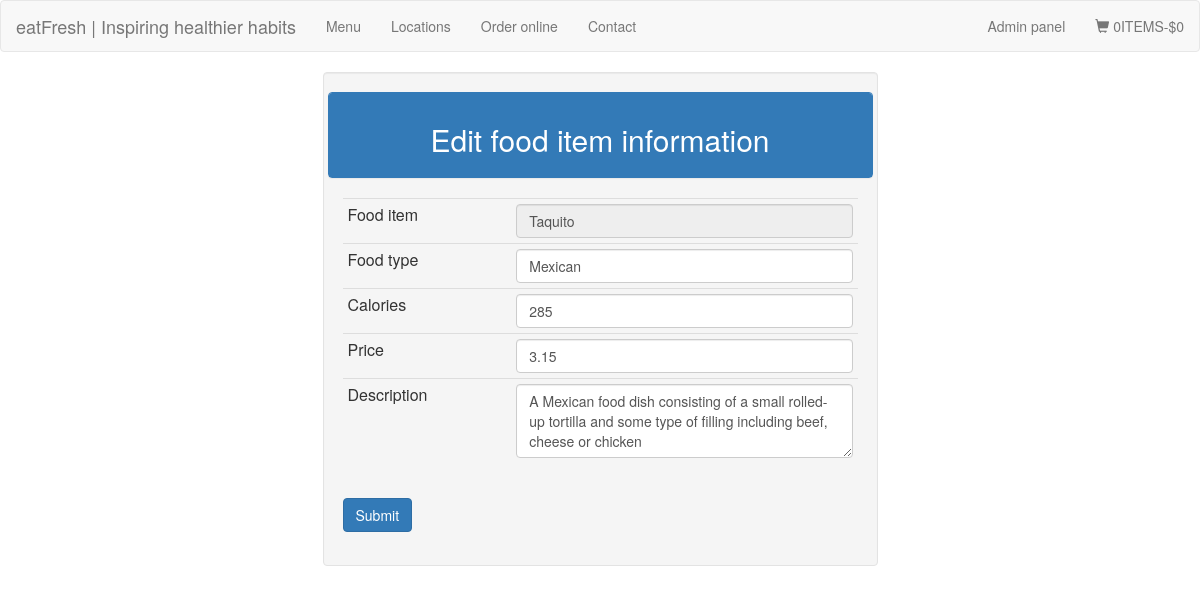
The page /admin_edit_menu.php?food_item=Taquito on the database its author committed.
### tables this page shows
CREATE TABLE `menu` (
  `id` int(100) NOT NULL,
  `food_item` varchar(200) NOT NULL,
  `food_type` varchar(200) NOT NULL,
  `calories` varchar(200) NOT NULL,
  `description` varchar(300) NOT NULL,
  `price` varchar(200) NOT NULL
);

### admin_edit_menu.php (the view, shortened to what this page needs)
<!doctype>
<html>
<head>
</head>
<body>
<?php
include "header.php";
include "connection.php";
$food_item=$_REQUEST['food_item'];
$query="select * from menu where food_item='$food_item'";
$result=mysqli_query($conn,$query);
$row=mysqli_fetch_array($result);
?>
    <div class="container">
        <div class="row">
            <div class="col-md-3">
            </div>
            <div class="col-md-6">
                <div class="well">
                    <div class="row">
                        <div class="form-group">
                            <div class="panel panel-primary">
                                <div class="panel-heading"><h2><center>Edit food item information</center></h2></div>
                            </div>
                        </div>
                    </div>
                    <form action="admin_edit_menu_action.php" method="get">
                        <div class="row">
                            <div class="form-group col-md-12">
                                <table class="table table-condensed">
                                    <tbody>
                                    <tr>
                                        <td>Food item</td>
                                        <td></td>
                                        <td><input type="text"class="form-control"name="food_item" value="<?php echo $food_item ?>" readonly></td>
                                    </tr>
                                    <tr>
                                        <td>Food type</td>
                                        <td></td>
                                        <td><input type="text"class="form-control"name="food_type" value="<?php echo $row[2] ?>"></td>
                                    </tr>
                                    <tr>
                                        <td>Calories</td>
                                        <td></td>
                                        <td><input type="text"class="form-control"name="calories" value="<?php echo $row[3] ?>">
                                        </td>
                                    </tr>
                                    <tr>
                                        <td>Price</td>
                                        <td></td>
                                        <td><input type="text"class="form-control"name="price" value="<?php echo $row[5] ?>"></td>
                                    </tr>
                                    <tr>
                                        <td>Description</td>
                                        <td></td>
                                        <td><textarea class="form-control" rows="3" name="description"><?php echo $row[4] ?></textarea></td>
                                    </tr>
                                    </tbody>
                                </table>
                            </div>
                        </div>
                        <button type="submit" class="btn btn-primary btn-md">Submit</button>
                    </form>
                </div>
            </div>
        </div>
    </div>
</body>
</html>

### rows shown on the page
menu: food_type "Mexican", calories "285", price "3.15", description "A Mexican food dish consisting of a small rolled-up tortilla and some type of filling including beef, cheese or chicken"
